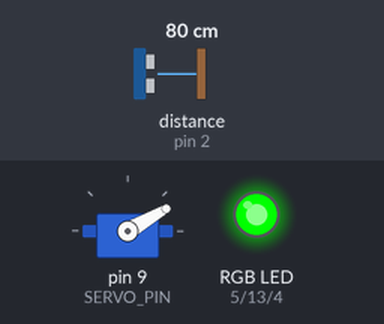
Simulated run of this sketch. Board: Arduino Uno, built with avr-gcc and run on an emulated ATmega328P. Parts: servo, an RGB LED mixed from three pins (HIGH = lit). Wiring (inferred from the names in the program): ultrasonic range finder: trigger pin 10; echo pin 2. The test bench sets the inputs (shaded band); at power-on: distance to the obstacle (sensor on pin 2) 80 cm. The echo pulse lasts 58.3 µs per cm; pins used as bus, display or sensor lines are not drawn.

Above: at 1.2 s.
1.3 s: distance to the obstacle (sensor on pin 2) set to 24 cm
2.8 s: distance to the obstacle (sensor on pin 2) set to 20 cm
At 3.4 s:
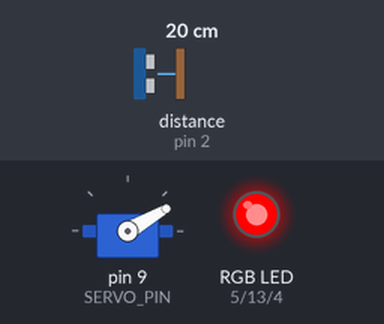
4.3 s: distance to the obstacle (sensor on pin 2) set to 35 cm
At 5.4 s:
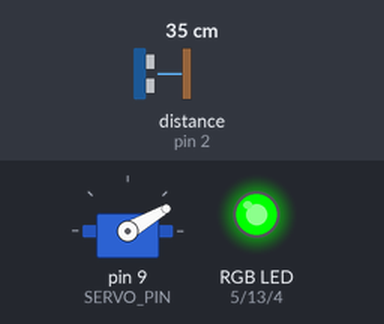
5.8 s: distance to the obstacle (sensor on pin 2) set to 2 cm
At 6.7 s:
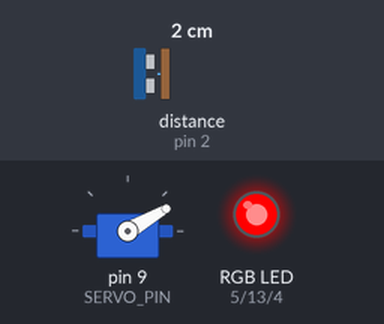
Timing chart, 0 to 8.3 s (numbered marks = the images above; inputs shaded):
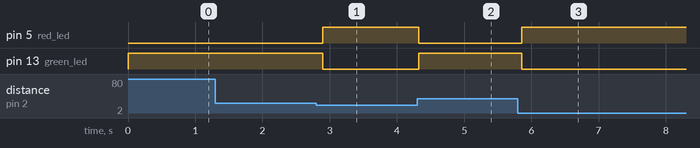

The sketch:

object_detecteren.ino
```cpp
/*object_detecteren*/
#include <Servo.h>
#define SERVO_PIN     9
#define Echo_PIN    2
#define Trig_PIN    10

int distanceThreshold = 0;
int cm = 0;

Servo head;

long readUltrasonicDistance(int triggerPin, int echoPin){
  pinMode(triggerPin, OUTPUT);
  digitalWrite(triggerPin, LOW);
  delayMicroseconds(2);
  digitalWrite(triggerPin, HIGH);
  delayMicroseconds(10);
  digitalWrite(triggerPin, LOW);
  pinMode(echoPin, INPUT);
  return pulseIn(echoPin, HIGH);
}

/*RGB_led*/
int red_led= 5;
int green_led = 13;
int blue_led = 4;

void setup() {
  pinMode(red_led, OUTPUT);
  pinMode(green_led, OUTPUT);
  pinMode(blue_led, OUTPUT);

  head.attach(SERVO_PIN);
  head.write(30);
}

/*start of stop loop*/
void loop(){
  // set threshold distance to activate LEDs
  distanceThreshold = 20;
  // measure the ping time in cm
  cm = 0.01723 * readUltrasonicDistance(Trig_PIN, Echo_PIN);
  digitalWrite(red_led,LOW);
  digitalWrite(green_led,LOW);
  digitalWrite(blue_led,LOW);

  if (cm > distanceThreshold){
    digitalWrite(green_led,HIGH);
  }

  if (cm <= distanceThreshold - 0 && cm > distanceThreshold - 20){
    digitalWrite(red_led,HIGH);
  }
  delay(100); // Wait for 100 millisecond(s)
}
```

Measured:
- the behaviour switches between 22 and 21 cm on distance to the obstacle (sensor on pin 2) (found by bisection; images 0 and 1)
- after the input at 2.8 s, pin 5 (red_led): LOW → HIGH after 0.10 s; pin 13 (green_led): HIGH → LOW after 0.10 s
- after the input at 4.3 s, pin 5 (red_led): HIGH → LOW at once; pin 13 (green_led): LOW → HIGH at once
- after the input at 5.8 s, pin 5 (red_led): LOW → HIGH after 0.06 s; pin 13 (green_led): HIGH → LOW after 0.06 s
